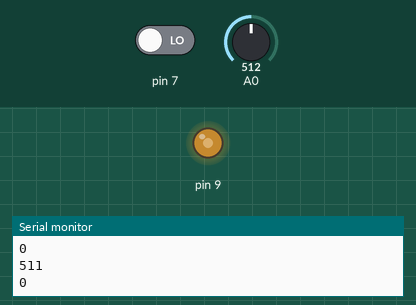
A sketch run on a simulated Arduino Uno, built with avr-gcc and run on an emulated ATmega328P. Shown: output pins drawn as LEDs (lit = HIGH), the last lines printed to the serial monitor. The test bench sets the inputs (shaded band); at power-on: A0 = 512, pin 7 LOW.

Above: at 1.2 s.
1.3 s: A0 set to 306
At 2.4 s:
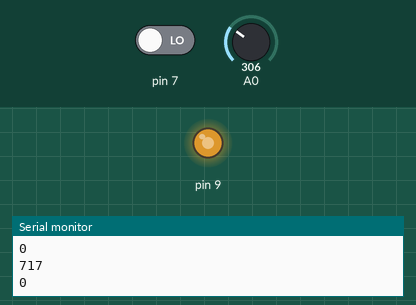
2.8 s: A0 set to 122
At 3.6 s:
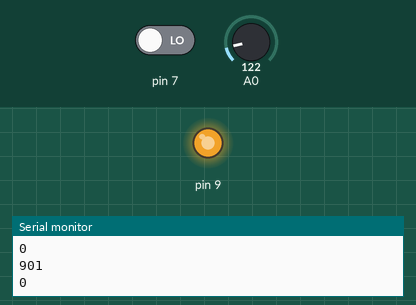
4.3 s: A0 set to 900
At 4.7 s:
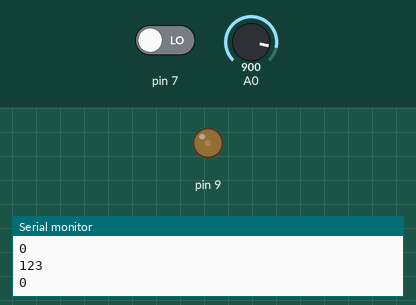
5.8 s: A0 set to 1023
At 6.7 s:
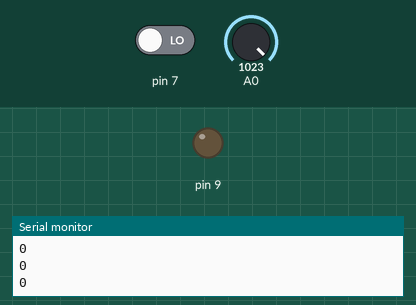
Timing chart, 0 to 8.3 s (numbered marks = the images above; inputs shaded):
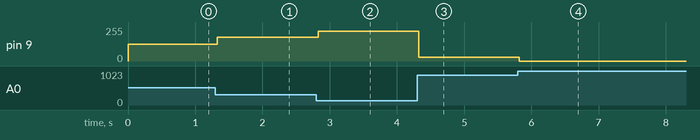

Measured:
- after the input at 1.3 s, pin 9: 127/255 → 179/255 at once
- after the input at 2.8 s, pin 9: 179/255 → 225/255 at once
- after the input at 4.3 s, pin 9: 225/255 → 30/255 at once
- after the input at 5.8 s, pin 9: 30/255 → 0/255 at once

The sketch:

clase_21_04.ino
```cpp
int estadoPulsador;
int estadoPerilla;
int luz;
void setup() {
  // put your setup code here, to run once:
pinMode(7, INPUT);
Serial.begin(2400);
pinMode(9, OUTPUT);
}

void loop() {
  // put your main code here, to run repeatedly:
estadoPulsador = digitalRead(7);
Serial.println(estadoPulsador);

estadoPerilla = 1023 - analogRead(A0);
Serial.println(estadoPerilla);
// se divide para bajar la resolucion, al ser dos enteros el resultado va a ser un entero, lo demás es sobrante y lo ignora
luz = estadoPerilla / 4;
analogWrite (9, luz);

}
```
